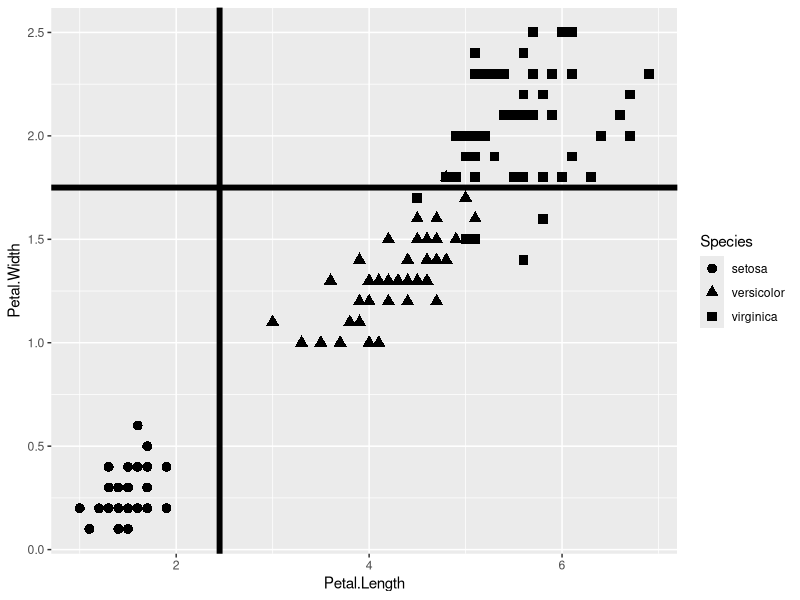

Write the R code that produced this figure. (Note: this script raises an error after producing the figure.)
library(caret)
data <- iris
attach(data)

ggplot(data, aes(Petal.Length, Petal.Width)) + 
  geom_point(aes(shape = Species), size = 3) +
  geom_vline(xintercept = 2.45, size = 2) +
  geom_hline(yintercept = 1.75, size = 2)

model <- rpart(formula = Species ~., data = data)
caret::varImp(model)
model

data$Petal <- Petal.Length*Petal.Width
data$Sepal <- Sepal.Length*Sepal.Length
data$Difference <- data$Sepal-data$Petal
data$IsLonger <- Petal.Length>Sepal.Width

model <- rpart(formula = Species ~., data = data)
caret::varImp(model)

